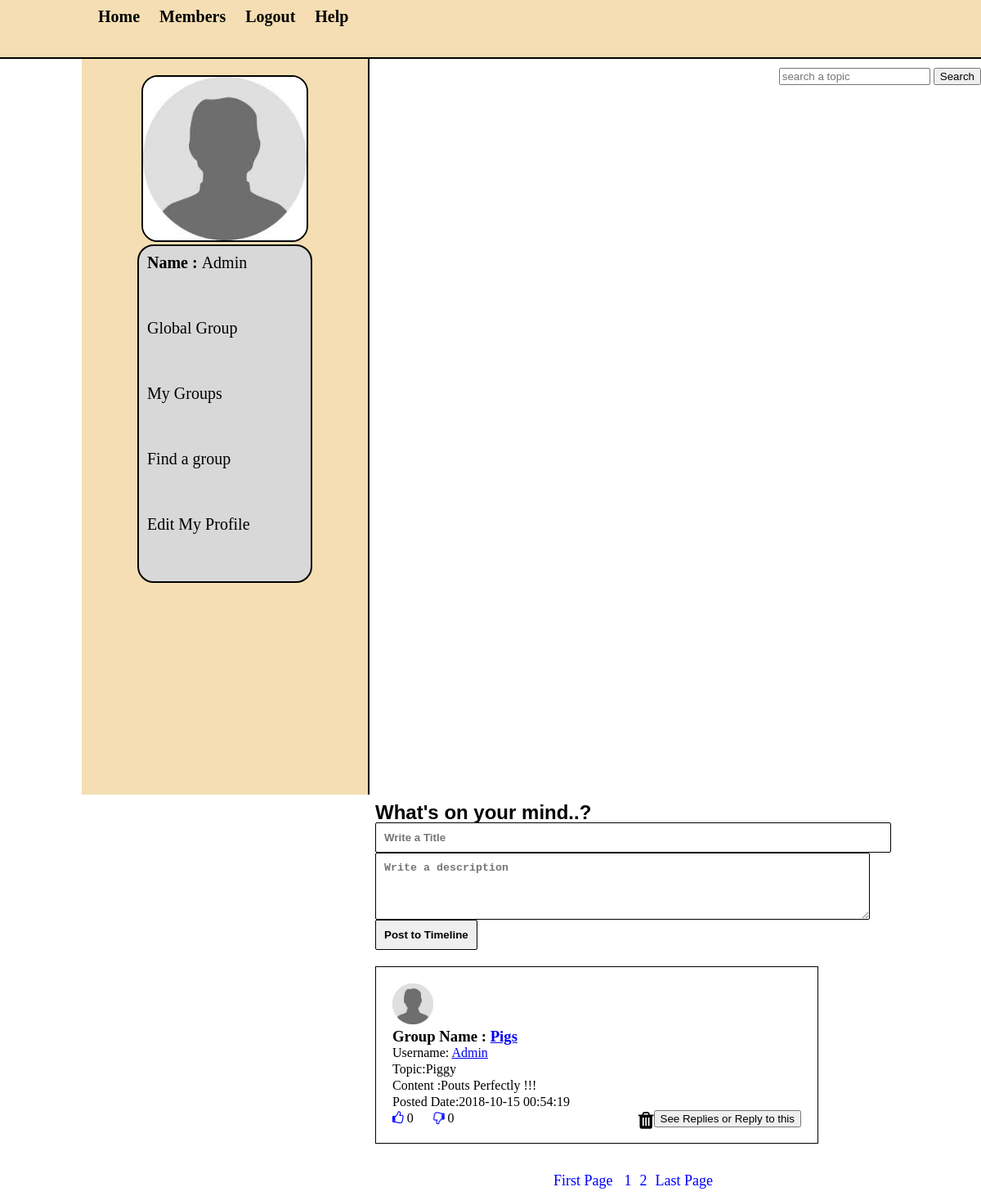
The app's page /group_profile.php?topic_id=5 (signed in) with its own data.
### tables this page shows
CREATE TABLE `users` (
  `users_id` int(255) NOT NULL,
  `first_name` varchar(255) NOT NULL,
  `last_name` varchar(255) NOT NULL,
  `email` varchar(255) NOT NULL,
  `password` varchar(255) NOT NULL,
  `user_image` varchar(256) NOT NULL,
  `status` text NOT NULL
);

CREATE TABLE `topics` (
  `topic_id` int(11) NOT NULL,
  `topic_title` text NOT NULL,
  `choose` varchar(255) NOT NULL
);

CREATE TABLE `posts` (
  `post_id` int(11) NOT NULL,
  `users_id` int(11) NOT NULL,
  `topic_id` int(11) NOT NULL,
  `post_title` text NOT NULL,
  `post_content` text NOT NULL,
  `post_date` timestamp NOT NULL DEFAULT CURRENT_TIMESTAMP ON UPDATE CURRENT_TIMESTAMP,
  `global` int(255) DEFAULT NULL
);

CREATE TABLE `archive_info` (
  `archive_id` int(11) NOT NULL,
  `topic_id` int(11) NOT NULL,
  `archive_action` text NOT NULL
);

### group_profile.php (the view, shortened to what this page needs)
<?php
include "session.php";
?>
<!DOCTYPE html>
<html>
<head>
    <link rel= "stylesheet" href="style/home_style.css" media ="all"/>
     <link rel="stylesheet" href="https://cdnjs.cloudflare.com/ajax/libs/font-awesome/4.7.0/css/font-awesome.min.css" />
    </head>
<body>
    <div class='container'>
        <div id= "head_wrap">
            <div id="header">
                <ul id="menu">
                <li><a href="home.php">Home</a></li>
                <li><a href="members.php">Members</a></li>
                <li><a href="logout.php">Logout</a></li>
                    <li><a href="help.php">Help</a></li>
                </ul>
            </div>
        </div>
                <form method="get" action="results.php" id="form1">
                <input type = "text" name = "user_query" placeholder = "search a topic"/>
                <input type = "submit" name = "search" value="Search">
                </form>
        <div class = "content">
            <div id= "user_timeline">
                <div id="user_details">
                    <?php
                    $user = $_SESSION['email'];
                    $topic_id=$_GET['topic_id'];
                    $get_user = "select * from users where email = '$user'";
                    $run_user = mysqli_query($connection,$get_user);
                    $row=mysqli_fetch_array($run_user);
                    $users_id = $row['users_id'];
                    $last_name = $row['last_name'];
                    $user_image=$row['user_image'];
                    echo "
                    <center><img src='user/user_images/$user_image' width='200' height='200'/></center>
                    <div id='user_mention'>
                    <p><strong><a href='my_profile.php'>Name : </strong> $last_name </a> </p>
                    <p><a href='my_global.php'> Global Group </a> </p>
                     <p><a href='my_groups.php'> My Groups </a> </p>
                     <p><a href='my_findgroup.php'> Find a group</a> </p>
                     <p><a href='my_editprofile.php'> Edit My Profile </a> </p>
                    </div>";
                    ?>
                </div>
            </div>
            <div id= "content_timeline">
                <form action="group_profile.php?topic_id=<?php echo $topic_id;?>" method="post" id="f" >
                <h2> What's on your mind..?</h2>
                    <input type="text" name="title" placeholder="Write a Title" size="73"/><br/>
                    <textarea cols="71" rows="4" name="content" placeholder="Write a description"></textarea><br/>
                    <input type="submit" name="sub" class="sub-group" value="Post to Timeline" />
                  <br>
                    <br>
                    <br>
                    <br>
                    <br>
                    <br>
                    <br>
                </form>
                     <br><br>
                    <?php get_group_posts($topic_id,$users_id);
    $per_page=5;
        $query = "select * from posts where global is  NULL ";
        $result = mysqli_query($connection,$query);
        $total_posts= mysqli_num_rows($result);
        $total_pages = ceil($total_posts / $per_page);
 echo"
    <center>
    <div id='pagenation'>
    <a href='?page=1'>First Page</a>
    ";
    for ($i=1; $i<=$total_pages; $i++){
        echo"<a href='?page=$i&topic_id=$topic_id'>$i</a>";
    }
    echo "<a href='?page=$total_pages&topic_id=$topic_id'>Last Page</a></center></div>";
                ?>
            </div>
        </div>
</body>
</html>

### session.php (shortened to what this page needs)
<?php
	$connection=mysqli_connect("localhost","admin","monarchs","pet_finder") or die("Connection Failed");
        ?>
       <?php
function getLikes($post_id)
{
  global $connection;
  $sql = "SELECT COUNT(*) FROM rating
  		  WHERE post_id = $post_id AND rating_action='like'";
  $rs = mysqli_query($connection, $sql);
  $result = mysqli_fetch_array($rs);
  return $result[0];
}
function getDislikes($post_id)
{
  global $connection;
  $sql = "SELECT COUNT(*) FROM rating
  		  WHERE post_id = $post_id AND rating_action='dislike'";
  $rs = mysqli_query($connection, $sql);
  $result = mysqli_fetch_array($rs);
  return $result[0];
}
function userLiked($post_id, $users_id)
{
  global $connection;
  $sql = "SELECT * FROM rating WHERE users_id=$users_id
  		  AND post_id=$post_id AND rating_action='like'";
  $result = mysqli_query($connection, $sql);
  if (mysqli_num_rows($result) > 0) {
  	return true;
  }else{
  	return false;
  }
}
function userDisliked($post_id, $users_id)
{
  global $connection;
  $sql = "SELECT * FROM rating WHERE users_id=$users_id
  		  AND post_id=$post_id AND rating_action='dislike'";
  $result = mysqli_query($connection, $sql);
  if (mysqli_num_rows($result) > 0) {
  	return true;
  }else{
  	return false;
  }
}
            ?>
<?php
function get_group_posts($topic_id,$users_id){
    global $connection;
    $per_page=5;
    if(isset($_GET['page'])) {
        $page = $_GET['page'];
        }
    else {
        $page=1;
    }
    $start_from= ($page-1) * $per_page;
    $user = $_SESSION['email'];
    $get_posts="select users_id from users where email='$user'";
    $run_posts = mysqli_query($connection,$get_posts);
    while($row_posts = mysqli_fetch_array($run_posts,MYSQLI_ASSOC) ){
       $users_id = $row_posts['users_id'];
    $user= "select * from posts JOIN archive_info where posts.topic_id='$topic_id' and global is NULL and archive_info.topic_id = posts.topic_id order by posts.post_date DESC LIMIT $start_from,$per_page ";
        $run_user= mysqli_query($connection,$user);
        while($row_user= mysqli_fetch_array($run_user,MYSQLI_ASSOC)){
         $post_id = $row_user['post_id'];
        $topic_id = $row_user['topic_id'];
        $post_title = $row_user['post_title'];
        $content= $row_user['post_content'];
        $post_date = $row_user['post_date'];
        $archive_action = $row_user['archive_action'];
          $topic_title_query = "select topic_title from topics where topic_id='$topic_id'";
    $run_post_title = mysqli_query($connection,$topic_title_query);
    while($row_post_title=mysqli_fetch_array($run_post_title,MYSQLI_ASSOC)){
        $topic_title = $row_post_title['topic_title'];
        $user_details = "select * from users where users_id='$users_id'";
    $run_user_details = mysqli_query($connection,$user_details);
    while($row_user_details=mysqli_fetch_array($run_user_details,MYSQLI_ASSOC)){
        $last_name = $row_user_details['last_name'];
          $user_image =$row_user_details['user_image'];
    }
         ?>
       <div id='posts'>
        <p> <img src='user/user_images/<?php echo $user_image; ?>' width='50', height='50' ></p>
 <h3>Group Name : <a href='group_profile.php?topic_id=$topic_id'><?php echo $topic_title; ?></a></h3>
        <p>Username: <a href='user_profile.php?topic_id=$users_id'><?php echo $last_name; ?></a></p>
        <p>Topic:<?php echo $post_title; ?></p>
        <p>Content :<?php echo $content; ?></p>
        <p>Posted Date:<?php echo $post_date; ?></p>
       <i <?php
            if($archive_action == "unarchive"):
        if (userLiked($post_id,$users_id)): ?>
       class='fa fa-thumbs-up like-btn'
      	  <?php else: ?>
      		  class='fa fa-thumbs-o-up like-btn'
      	  <?php endif ?>
            <?php endif ?>
      	  data-id='<?php echo $post_id; ?>'
          data-id1 = '<?php echo $users_id; ?>'></i>
          <span class='likes'><?php echo getLikes($post_id); ?></span>
      	<i
      	  <?php
            if($archive_action == "unarchive"):
           if (userDisliked($post_id, $users_id)): ?>
      		  class='fa fa-thumbs-down dislike-btn'
      	  <?php else: ?>
      		  class='fa fa-thumbs-o-down dislike-btn'
      	  <?php endif ?>
            <?php endif ?>
      	  data-id='<?php echo $post_id; ?>'
           data-id1 = '<?php echo $users_id; ?>'></i>
      	<span class='dislikes'><?php echo getDislikes($post_id); ?></span>
            <a href='single.php?post_id=<?php echo $post_id; ?>' style='float:right;'><button> See Replies or Reply to this</button></a>
<?php
          if ($users_id== 21){
                  echo "<i class='fa fa-trash delete' data-id='$post_id' style='font-size:24px; color:black; float:right;'> </i>";
        }
        ?>
           </div><br>
       <?php
        }
        }
    }
}
        ?>

### style/home_style.css (style rules this page uses)
html, body, div, span, applet, object, iframe, h1, h2, h3, h4, h5, h6, p, blockquote, pre, a, abbr, acronym, address, big, cite, code, del, dfn, em, img, ins, kbd, q, s, samp, small, strike, strong, sub, sup, tt, var, b, u, i, center, dl, dt, dd, ol, ul, li, fieldset, form, label, legend, table, caption, tbody, tfoot, thead, tr, th, td, article, aside, canvas, details, embed, figure, figcaption, footer, header, hgroup, menu, nav, output, ruby, section, summary, time, mark, audio, video { margin: 0; padding: 0; border: 0; }
body { line-height: 1; background-color: white; }
.container { overflow: hidden; margin:0; padding: 0; }
#head_wrap { width:100%; height: 50px; margin: 0 auto; padding: 10px; border-bottom: 2px solid black; background: wheat; }
#header { margin: 0 auto; width: 1000px; height: 10px; }
#menu { line-height: :35px; padding: 0; margin: 0; float: left; }
#menu li { display: inline; list-style: none; }
#menu a { margin:5px; padding : 5px; text-decoration: none; color: black; font-size: 20px; font-weight: bold; }
#form1 { float: right; line-height: 35px; padding-top: 3px; }
.content { width:1000px; margin: 0 auto; }
#user_timeline { background: wheat; width:350px; float: left; height: 900px; border-right: 2px solid black; }
#user_details { padding:20px; margin-bottom: 10px; }
#user_details img { border:2px solid black; border-radius: 20px; }
#user_details p { margin-bottom:50px; padding: 5px; }
#user_details a { color: black; font-size: 20px; text-decoration: none; }
#user_mention { background: #D8D8D8; border:2px solid black; border-radius: 20px; width: 200px; margin: 0 auto; padding: 5px; }
#content_timeline { float: right; padding: 10px; }
#f input { float: left; padding: 10px; border: 1px solid black; border-radius: 2px; font-weight: bolder; }
#f textarea { float: left; padding: 10px; border: 1px solid black; border-radius: 2px; font-weight: bolder; }
#f h2 { color: black; font-family:sans-serif; }
#pagenation { margin-top: 20px; }
#pagenation a { color:blue; text-decoration: none; font-size: 10px; margin: 5px; }
#posts { width: 500px; background: : wheat; padding: 20px; line-height: 20px; border:1px solid black; text-align: justify; }
#pagenation a { color: blue; text-decoration: none; font-size: 18px; margin: 5px; }
.fa { font-size: 1.2em; }
.fa-thumbs-down, .fa-thumbs-o-down { transform:rotateY(180deg); }
i { color: blue; }

### records on screen
users: user_image (placeholder picture), last_name "Admin"
posts: post_title "Piggy", post_content "Pouts Perfectly !!!", post_date "2018-10-15 00:54:19"
topics: users.user_image (placeholder picture), topic_title "Pigs", users.last_name "Admin", post_id "0"
